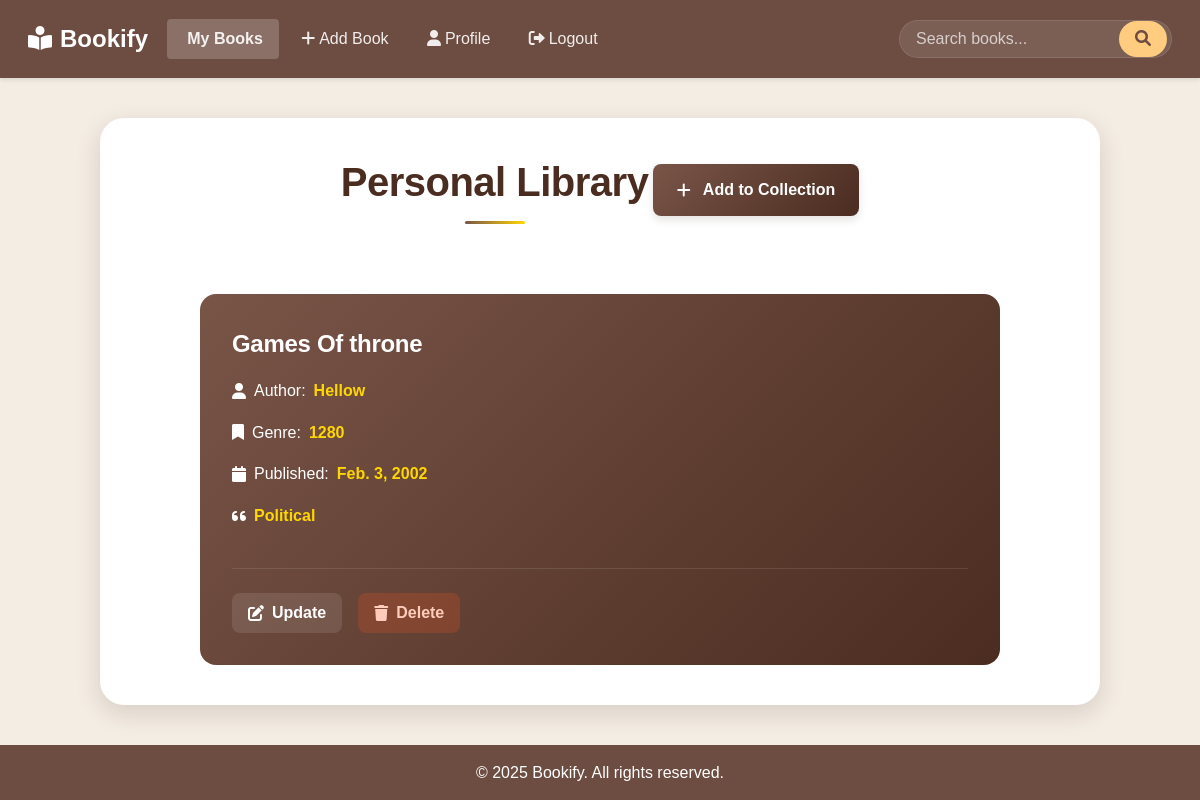
Page /api/books/6/ (signed in) on the earlier database version.
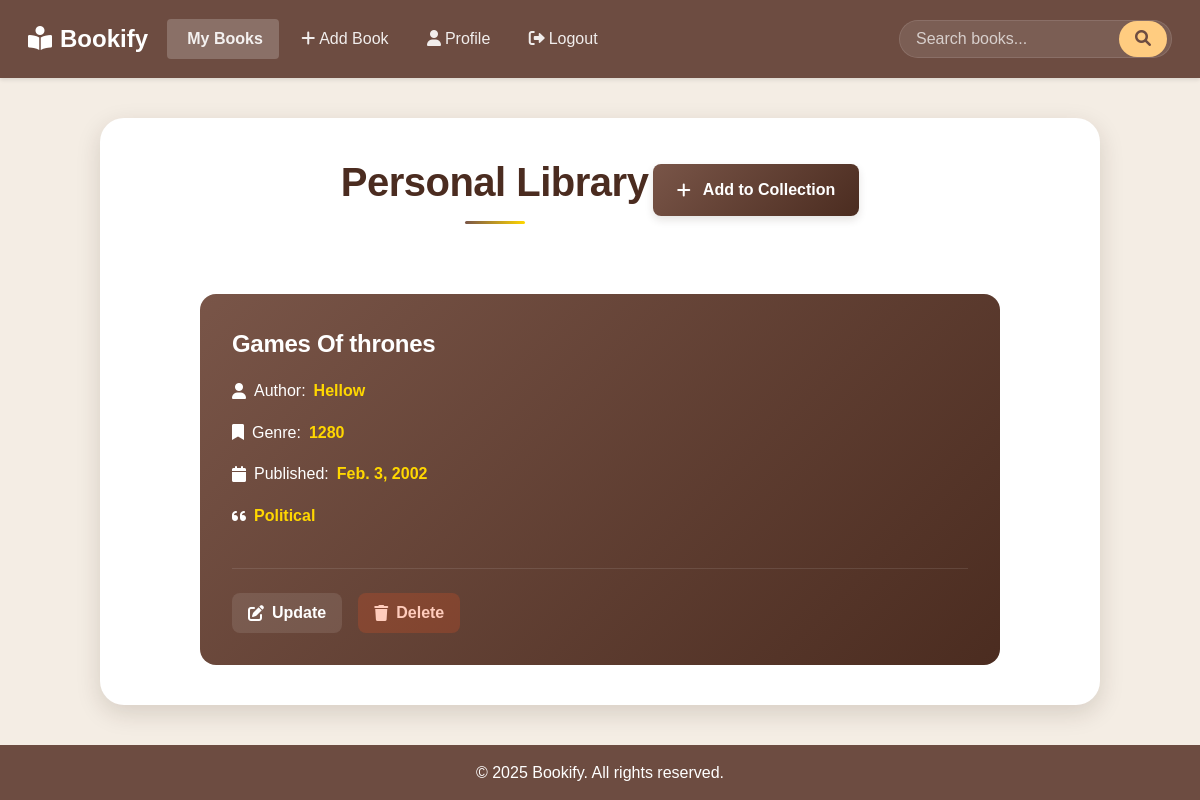
Same page on the later database version.
### books/models.py (models this page shows)
class Book(models.Model):
    user = models.ForeignKey(settings.AUTH_USER_MODEL, on_delete=models.CASCADE)
    title = models.CharField(max_length=255)
    author = models.CharField(max_length=255)
    publication_date = models.DateField()
    genre = models.CharField(max_length=100)
    description = models.TextField()
    created_at = models.DateTimeField(auto_now_add=True)
    updated_at = models.DateTimeField(auto_now=True)
    def __str__(self):
        return self.title

### books/views.py (the view)
# urls.py: path("books/<int:pk>/", book_detail, name="book-detail"),
def book_detail(request,pk):
    if request.user.is_authenticated:
        book = get_object_or_404(Book, pk=pk, user=request.user)
        if book:
            print(book)
        return render(request, "books/book_detail.html", {"book": book})
    messages.error(request,"Please Login First")
    return redirect('login')

### books/templates/books/book_detail.html (shortened to what this page needs)
{% extends "base.html" %}
{% block content %}
<div class="book-list-container">
    <div class="header">
        <h2>Personal Library</h2>
        <a href="{% url 'book-create' %}" class="add-book-btn">
            <i class="fas fa-plus"></i>
            Add to Collection
        </a>
    </div>
    <ul class="book-list">
        {% if book %}
        <li class="book-item">
            <div class="book-content">
                <a href="{% url 'book-detail' book.pk %}" class="book-link">{{ book.title }}</a>
                <p class="book-meta">
                    <i class="fas fa-user"></i>
                    Author: <span>{{ book.author }}</span>
                </p>
                <p class="book-meta">
                    <i class="fas fa-bookmark"></i>
                    Genre: <span>{{ book.genre }}</span>
                </p>
                <p class="book-meta">
                    <i class="fas fa-calendar"></i>
                    Published: <span>{{ book.publication_date }}</span>
                </p>
                {% if book.description %}
                <p class="book-meta">
                    <i class="fas fa-quote-left"></i>
                    <span>{{ book.description|truncatewords:30 }}</span>
                </p>
                {% endif %}
                <div class="book-actions">
                    <a href="{% url 'book-update' book.pk %}" class="action-btn update-btn">
                        <i class="fas fa-edit"></i>
                        Update
                    </a>
                    <a href="{% url 'book-delete' book.pk %}" class="action-btn delete-btn">
                        <i class="fas fa-trash"></i>
                        Delete
                    </a>
                </div>
            </div>
        </li>
        {% else %}
        <li class="empty-state">
            <i class="fas fa-books fa-3x"></i>
            <h3>Your Library Awaits</h3>
            <p>Begin your literary journey by adding your first book.</p>
        </li>
        {% endif %}
    </ul>
</div>
{% endblock %}

Differences in the rows shown:
changed Book "Hellow": title "Games Of throne" → "Games Of thrones"
